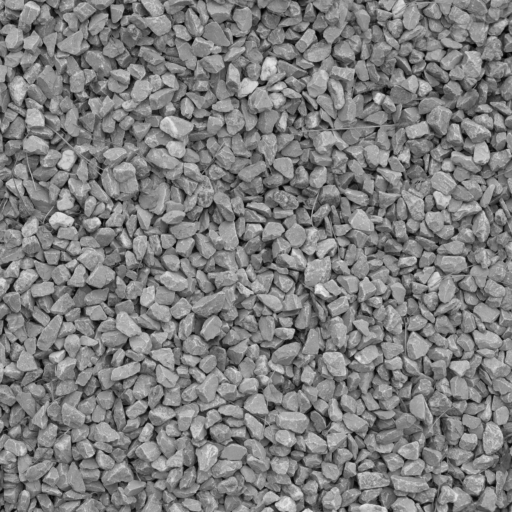
#> input picture skimage.data.gravel(), 512 x 512 px
$ python main.py
#> lines starting #> are read from the running program, lines starting #| are printed output that depends on the picture
### T1/P3/procesamiento.py
import numpy as np
import cv2
import matplotlib.pyplot as plt
import os

def image(name, type: str):
    path = os.getcwd()
    for root, dirs, files in os.walk(path):
        if name in files:
            ruta = os.path.join(root, name)
    name = ruta
    if type == "gray":
        imagen = cv2.imread(name, cv2.IMREAD_GRAYSCALE) # leer en escalas de grises
        return imagen
    else:
        Xbgr = cv2.imread(name,cv2.IMREAD_UNCHANGED)
        imagen = cv2.cvtColor(Xbgr, cv2.COLOR_BGR2RGB) # conversion de BGR a RGB
        return imagen.astype(np.uint8)


# [84 lines left out: functions bilineal_interpolation, vecino_cercano_interpolation, escalamiento, not called in this run]

def guardar_imagen(img, type: str, titulo: str):
    ruta_carpeta = os.path.join(os.getcwd(), "imagenes")
    nombre_archivo = f"{titulo}.png"
    ruta_completa = os.path.join(ruta_carpeta, nombre_archivo)
    img = np.clip(img, 0, 255).astype(np.uint8)
    params_png = [cv2.IMWRITE_PNG_COMPRESSION, 9]
    if type == "gray":
        cv2.imwrite(ruta_completa, img,params_png)
    else:
        # Revertir de RGB a BGR para que cv2.imwrite guarde los colores correctos
        img_bgr = cv2.cvtColor(img, cv2.COLOR_RGB2BGR)
        cv2.imwrite(ruta_completa, img_bgr,params_png)


# [48 lines left out: functions peso_cubico, bicubica_interpolation, not called in this run]


### T1/P3/main.py

from procesamiento import (image,escalamiento,guardar_imagen,bicubica_interpolation)
import cv2
import numpy as np
import skimage

# [53 lines left out: function selecionar_pixel, not called in this run]

gravel = skimage.data.gravel()
#> gravel is the input picture: shape (512, 512); min 0, max 237, mean 126.5
clahe_cv2 = cv2.createCLAHE(4.0, (8,8))
gravel = clahe_cv2.apply(gravel)
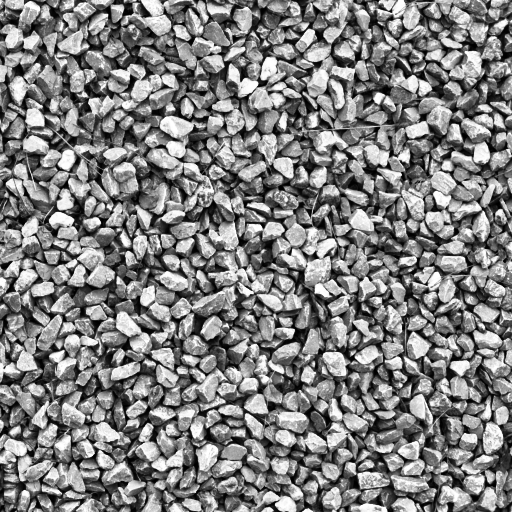
#> gravel: shape (512, 512); min 0, max 255, mean 128.6
guardar_imagen(gravel, "gray", "gravel")


if __name__ == "__main__":
    img = image("P3_IMG_2387_crop.tif","rgb")
#> (the run stopped early here; a loop or call above may not have finished)
